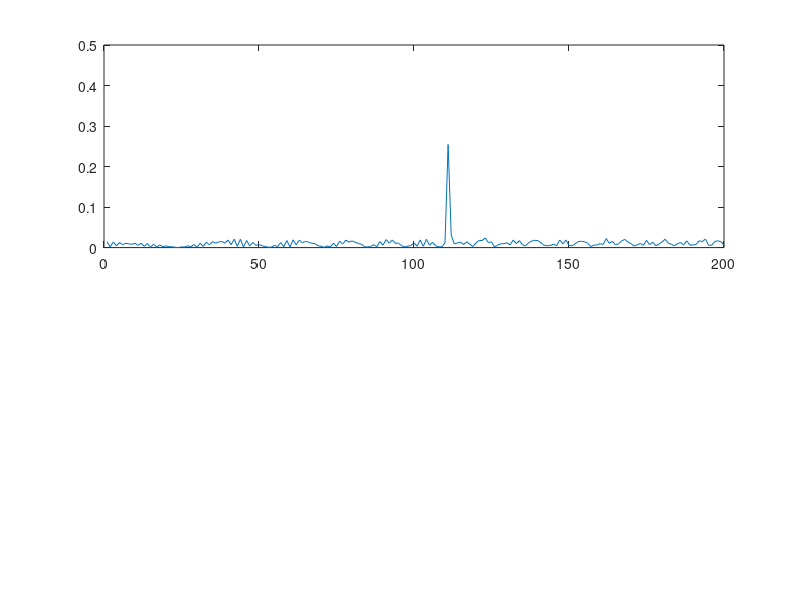
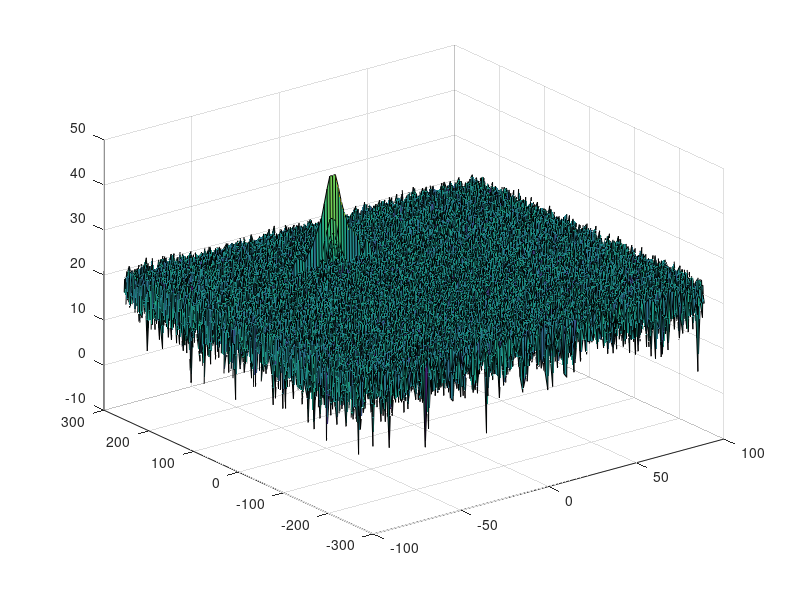
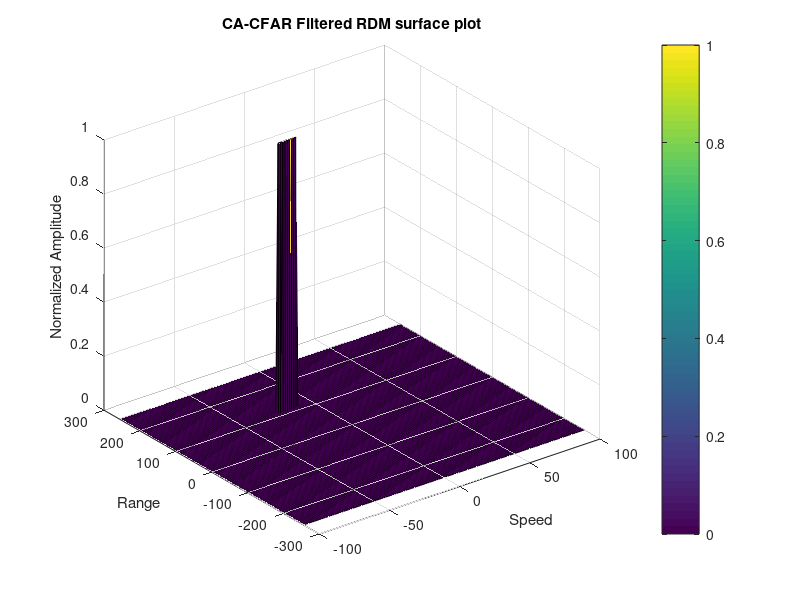

Recreate these plots in MATLAB, in order.
clear all
clc;

%% Radar Specifications 
%%%%%%%%%%%%%%%%%%%%%%%%%%%
% Frequency of operation = 77GHz
% Max Range = 200m
% Range Resolution = 1 m
% Max Velocity = 100 m/s
%%%%%%%%%%%%%%%%%%%%%%%%%%%

%speed of light = 3e8
%% User Defined Range and Velocity of target
% *%TODO* :
% define the target's initial position and velocity. Note : Velocity
% remains contant
 R=110;
 v=-20;


%% FMCW Waveform Generation

% *%TODO* :
%Design the FMCW waveform by giving the specs of each of its parameters.
% Calculate the Bandwidth (B), Chirp Time (Tchirp) and Slope (slope) of the FMCW
% chirp using the requirements above.
B=3e8/(2*1);
Tchirp=5.5*2*200/3e8;
slope=B/Tchirp;
%Operating carrier frequency of Radar 
fc= 77e9;             %carrier freq

                                                          
%The number of chirps in one sequence. Its ideal to have 2^ value for the ease of running the FFT
%for Doppler Estimation. 
Nd=128;                   % #of doppler cells OR #of sent periods % number of chirps

%The number of samples on each chirp. 
Nr=1024;                  %for length of time OR # of range cells

% Timestamp for running the displacement scenario for every sample on each
% chirp
t=linspace(0,Nd*Tchirp,Nr*Nd); %total time for samples


%Creating the vectors for Tx, Rx and Mix based on the total samples input.
Tx=zeros(1,length(t)); %transmitted signal
Rx=zeros(1,length(t)); %received signal
Mix = zeros(1,length(t)); %beat signal
Mix_test = zeros(1,length(t));
%Similar vectors for range_covered and time delay.
r_t=zeros(1,length(t));
td=zeros(1,length(t));


%% Signal generation and Moving Target simulation
% Running the radar scenario over the time. 

for i=1:length(t)         
    
    
    % *%TODO* :
    %For each time stamp update the Range of the Target for constant velocity. 
    R_cur=R+v*t(i);
    tao=2*R_cur/3e8;
    % *%TODO* :
    %For each time sample we need update the transmitted and
    %received signal. 
    alpha=slope;
    Tx(i) =  cos(2*pi*(fc*t(i)+alpha*t(i)^2/2));
    Rx(i) =  cos(2*pi*(fc*(t(i)-tao)+alpha*(t(i)-tao)^2/2));
    
    % *%TODO* :
    %Now by mixing the Transmit and Receive generate the beat signal
    %This is done by element wise matrix multiplication of Transmit and
    %Receiver Signal
    %Mix(i) =cos(2*pi*(2*alpha*R/3e8*t(i)+2*fc*v/3e8*t(i)));
    Mix(i)=Tx(i).* Rx(i);
end

%% RANGE MEASUREMENT


 % *%TODO* :
%reshape the vector into Nr*Nd array. Nr and Nd here would also define the size of
%Range and Doppler FFT respectively.

Mix_2d = reshape(Mix, [Nr, Nd]);
 % *%TODO* :
%run the FFT on the beat signal along the range bins dimension (Nr) and
%normalize.
X=Mix_2d(:,1);
signal_fft1 = fft(X)./Nr;
 % *%TODO* :
% Take the absolute value of FFT output
signal_fft2 = abs(signal_fft1(1:Nr));
 % *%TODO* :
% Output of FFT is double sided signal, but we are interested in only one side of the spectrum.
% Hence we throw out half of the samples.
signal_fft3  = signal_fft2;       

%plotting the range
figure ('Name','Range from First FFT')
subplot(2,1,1)

 % *%TODO* :
 % plot FFT output 
plot(signal_fft3);
 
axis ([0 200 0 0.5]);


%% RANGE DOPPLER RESPONSE
% The 2D FFT implementation is already provided here. This will run a 2DFFT
% on the mixed signal (beat signal) output and generate a range doppler
% map.You will implement CFAR on the generated RDM


% Range Doppler Map Generation.

% The output of the 2D FFT is an image that has reponse in the range and
% doppler FFT bins. So, it is important to convert the axis from bin sizes
% to range and doppler based on their Max values.

Mix=reshape(Mix,[Nr,Nd]);

% 2D FFT using the FFT size for both dimensions.
sig_fft2 = fft2(Mix,Nr,Nd);

% Taking just one side of signal from Range dimension.
sig_fft2 = sig_fft2(1:Nr/2,1:Nd);
sig_fft2 = fftshift (sig_fft2);
RDM = abs(sig_fft2);
RDM = 10*log10(RDM) ;

%use the surf function to plot the output of 2DFFT and to show axis in both
%dimensions
doppler_axis = linspace(-100,100,Nd);
range_axis = linspace(-200,200,Nr/2)*((Nr/2)/400);
figure,surf(doppler_axis,range_axis,RDM);

%% CFAR implementation


%Slide Window through the complete Range Doppler Map

% *%TODO* :
%Select the number of Training Cells in both the dimensions.
Tr=10;
Td=8;
% *%TODO* :
%Select the number of Guard Cells in both dimensions around the Cell under 
%test (CUT) for accurate estimation
Gr=4;
Gd=4;
% *%TODO* :
% offset the threshold by SNR value in dB
off_set=1.4;
% *%TODO* :
%Create a vector to store noise_level for each iteration on training cells
noise_level = zeros(1,1);


% *%TODO* :
%design a loop such that it slides the CUT across range doppler map by
%giving margins at the edges for Training and Guard Cells.
%For every iteration sum the signal level within all the training
%cells. To sum convert the value from logarithmic to linear using db2pow
%function. Average the summed values for all of the training
%cells used. After averaging convert it back to logarithimic using pow2db.
%Further add the offset to it to determine the threshold. Next, compare the
%signal under CUT with this threshold. If the CUT level > threshold assign
%it a value of 1, else equate it to 0.


   % Use RDM[x,y] as the matrix from the output of 2D FFT for implementing
   % CFAR
   RDM_temp=db2pow(RDM);
   final_data=zeros(Nr/2,Nd);
   initial_data=zeros(Nr/2-(2*(Gr+Tr)),Nd-(2*(Gd+Td)));
   for i = 1:(Nr/2-(2*(Gr+Tr)+1)) 
       for j=1:(Nd-(2*(Gd+Td)+1))
           data_all=RDM_temp(i:i+2*(Tr+Gr)+1,j:j+2*(Td+Gd)+1);
           data_inner=RDM_temp(i+Tr:i+Tr+2*Gr+1,j+Td:j+Td+2*Gd+1);
           sum_tain=sum(sum(data_all))-sum(sum(data_inner));
           train_number=(2*(Gr+Tr)+1)*(2*(Gd+Td)+1)-(2*Gr+1)*(2*Gd+1);
           mean_train=sum_tain/train_number;
           mean_dbd=pow2db(mean_train);
           thres=mean_dbd*off_set;
           if(RDM(i+Tr+Gr,j+Td+Gd)>thres)
                initial_data(i,j)=1;
           else
                initial_data(i,j)=0;
           end
       end      
   end


% *%TODO* :
% The process above will generate a thresholded block, which is smaller 
%than the Range Doppler Map as the CUT cannot be located at the edges of
%matrix. Hence,few cells will not be thresholded. To keep the map size same
% set those values to 0. 

final_data(Gr+Tr+1:Nr/2-(Gr+Tr),Gd+Td+1:Nd-(Gd+Td))=initial_data;

% *%TODO* :
%display the CFAR output using the Surf function like we did for Range
%Doppler Response output.
%figure,surf(doppler_axis,range_axis,'replace this with output');
%colorbar;
figure('Name', 'CA-CFAR Filtered RDM')
surf(doppler_axis,range_axis,final_data);
colorbar;
title( 'CA-CFAR Filtered RDM surface plot');
xlabel('Speed');
ylabel('Range');
zlabel('Normalized Amplitude');

% figure('Name', 'The output of the 2D CFAR process')
% surf(doppler_axis,range_axis,final_data);
% colorbar;
% title( 'The output of the 2D CFAR process');
% xlabel('Speed');
% ylabel('Range');
% zlabel('Normalized Amplitude');
%  

